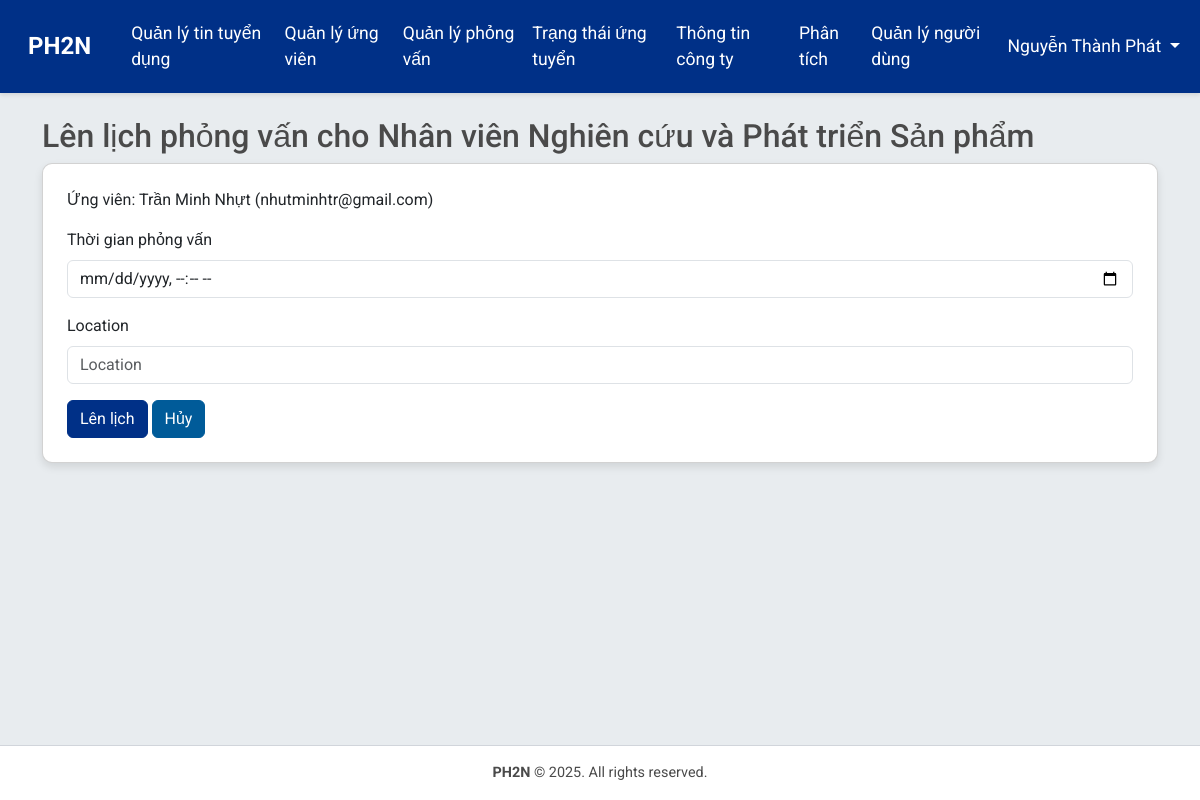
The app's page /hr/applications/16/schedule-interview/ (signed in) with its own data.
### accounts/models.py (models this page shows, shortened)
class CustomUser(AbstractBaseUser, PermissionsMixin):
    ROLE_CHOICES = [
        ('hr', 'HR'),
        ('applicant', 'Applicant'),
        ('director', 'Director'),
        ('department', 'Department'),
    ]
    email = models.EmailField(unique=True)
    full_name = models.CharField(max_length=255)
    role = models.CharField(max_length=20, choices=ROLE_CHOICES, default='applicant')
    department = models.CharField(max_length=100, blank=True, help_text="Department or division within the company")
    department = models.CharField(max_length=100, choices=DEPARTMENTS, blank=True, default='', help_text="Phòng ban trong công ty")
    phone_number = models.CharField(max_length=15, blank=True)
    address = models.TextField(blank=True)
    is_active = models.BooleanField(default=True)
    is_staff = models.BooleanField(default=False)
    is_interviewer = models.BooleanField(default=False, help_text="Xác định người dùng có thể làm người phỏng vấn")  # Thêm trường này
    objects = CustomUserManager()
    USERNAME_FIELD = 'email'
    REQUIRED_FIELDS = ['full_name']

### jobs/models.py (models this page shows, shortened)
class Application(models.Model):
    job = models.ForeignKey(JobPosting, on_delete=models.CASCADE)
    user = models.ForeignKey(CustomUser, on_delete=models.CASCADE)
    cv = models.FileField(upload_to='cvs/')
    status = models.CharField(max_length=20, choices=[
        ('pending', 'Pending'),
        ('accepted', 'Accepted'),
        ('rejected', 'Rejected'),
    ], default='pending')
    applied_at = models.DateTimeField(auto_now_add=True)
    rejection_reason = models.TextField(blank=True, null=True)  # Thêm trường này

class JobPosting(models.Model):
    title = models.CharField(max_length=255)
    department = models.CharField(max_length=100)
    description = models.TextField()
    is_active = models.BooleanField(default=True)
    created_by = models.ForeignKey(CustomUser, on_delete=models.CASCADE)
    created_at = models.DateTimeField(auto_now_add=True)

### hr/views.py (the view)
# urls.py: path('applications/<int:application_id>/schedule-interview/', views.schedule_interview, name='schedule_interview'),
@login_required
def schedule_interview(request, application_id):
    application = get_object_or_404(Application, id=application_id)
    if request.user.role != 'hr':
        messages.error(request, 'Chỉ HR có quyền lên lịch phỏng vấn.')
        return redirect('hr:application_status')
    if application.status != 'approved':
        messages.error(request, 'Chỉ có thể lên lịch phỏng vấn cho ứng viên đã được duyệt.')
        return redirect('hr:manage_interviews')
    if request.method == 'POST':
        form = InterviewScheduleForm(request.POST)
        if form.is_valid():
            interview = form.save(commit=False)
            interview.application = application
            interview.created_by = request.user
            interview.department = application.job.department  # Gán phòng ban phỏng vấn
            interview.save()
            application.status = 'scheduled'
            application.save()
            ActionLog.objects.create(
                user=request.user,
                action_type='schedule_interview',
                job_request=application.job.created_by.jobrequest_set.first() if application.job.created_by.jobrequest_set.exists() else None,
                details=f'Lên lịch phỏng vấn cho đơn {application.id} vào {interview.scheduled_time} với phòng ban {interview.department}',
                timestamp=timezone.now()
            )
            messages.success(request, 'Lên lịch phỏng vấn thành công.')
            return redirect('hr:manage_interviews')
    else:
        form = InterviewScheduleForm()
    return render(request, 'hr/schedule_interview.html', {
        'form': form,
        'application': application,
    })

### hr/forms.py
class InterviewScheduleForm(forms.ModelForm):
    scheduled_time = forms.DateTimeField(
        widget=forms.DateTimeInput(attrs={'type': 'datetime-local'}),
        label='Thời gian phỏng vấn'
    )
    class Meta:
        model = InterviewSchedule
        fields = ['scheduled_time', 'location']

### templates/hr/schedule_interview.html (shortened to what this page needs)
{% extends 'base.html' %}
{% load django_bootstrap5 %}
{% block content %}
<h2>Lên lịch phỏng vấn cho {{ application.job.title }}</h2>
<div class="card p-4">
    <p>Ứng viên: {{ application.user.full_name }} ({{ application.user.email }})</p>
    <form method="post">
        {% bootstrap_form form %}
        {% bootstrap_button "Lên lịch" button_type="submit" button_class="btn-primary" %}
        <a href="{% url 'hr:manage_interviews' %}" class="btn btn-secondary">Hủy</a>
    </form>
</div>
{% endblock %}

### templates/base.html (shortened to what this page needs)
{% load django_bootstrap5 %}
{% load static %}
<!DOCTYPE html>
<html lang="vi">
<head>
    {% bootstrap_css %}
    <link rel="stylesheet" href="{% static 'css/style.css' %}">
</head>
<body>
    <nav class="navbar navbar-expand-lg navbar-dark">
        <div class="container-fluid">
            <a class="navbar-brand" href="{% url 'jobs:job_list' %}">PH2N</a>
            <div class="collapse navbar-collapse" id="navbarNav">
                <ul class="navbar-nav me-auto">
                    {% if user.is_authenticated %}
                        {% if user.role == 'hr' %}
                            <li class="nav-item">
                                <a class="nav-link" href="{% url 'hr:manage_job_postings' %}">Quản lý tin tuyển dụng</a>
                            </li>
                            <li class="nav-item">
                                <a class="nav-link" href="{% url 'hr:manage_applications' %}">Quản lý ứng viên</a>
                            </li>
                            <li class="nav-item">
                                <a class="nav-link" href="{% url 'hr:manage_interviews' %}">Quản lý phỏng vấn</a>
                            </li>
                            <li class="nav-item">
                                <a class="nav-link" href="{% url 'hr:application_status' %}">Trạng thái ứng tuyển</a>
                            </li>
                            <li class="nav-item">
                                <a class="nav-link" href="{% url 'hr:manage_company_info' %}">Thông tin công ty</a>
                            </li>
                            <li class="nav-item">
                                <a class="nav-link" href="{% url 'hr:recruitment_analytics' %}">Phân tích</a>
                            </li>
                            <li class="nav-item">
                                <a class="nav-link" href="{% url 'accounts:user_management' %}">Quản lý người dùng</a>
                            </li>
                        {% endif %}
                    {% endif %}
                </ul>
                <ul class="navbar-nav">
                    {% if user.is_authenticated %}
                        <li class="nav-item dropdown">
                        <a class="nav-link dropdown-toggle" href="#" id="userDropdown" role="button"
                            data-bs-toggle="dropdown" aria-expanded="false">
                            {{ user.full_name }}
                        </a>
                        </li>
                    {% endif %}
                </ul>
            </div>
        </div>
    </nav>
    <div class="content-wrapper">
        <div class="container mt-4">
            {% block content %}
            {% endblock %}
        </div>
    </div>
    <footer class="footer">
        <div class="container">
            <p><strong>PH2N</strong> © 2025. All rights reserved.</p>
        </div>
    </footer>
</body>
</html>

### static/css/style.css (style rules this page uses)
body { font-family: 'Roboto', sans-serif; background-color: #E8ECEF; margin: 0; display: flex; flex-direction: column; min-height: 100vh; }
.content-wrapper { flex: 1; }
.navbar { background-color: #003087; box-shadow: 0 2px 4px rgba(0,0,0,0.1); }
.navbar-brand { font-weight: bold; font-size: 1.5rem; padding: 0.5rem 1rem; }
.nav-link { font-size: 1.1rem; padding: 0.75rem 1.25rem; color: #FFFFFF !important; transition: all 0.2s; }
.card { border-radius: 10px; box-shadow: 0 4px 8px rgba(0,0,0,0.1); transition: transform 0.2s; }
.btn-primary { background-color: #003087; border-color: #003087; }
.btn-secondary { background-color: #005B99; border-color: #005B99; }
.footer { background-color: #FFFFFF; border-top: 1px solid #D1D5DB; padding: 1rem 0; text-align: center; font-size: 0.9rem; color: #4A4A4A; margin-top: auto; position: relative; }
.footer p { margin: 0; }
h2, h3, h5 { color: #4A4A4A; }

### records on screen
CustomUser: full_name "Nguyễn Thành Phát"
Application: job "Nhân viên Nghiên cứu và Phát triển Sản phẩm", user.full_name "Trần Minh Nhựt", user.email "nhutminhtr@gmail.com"
